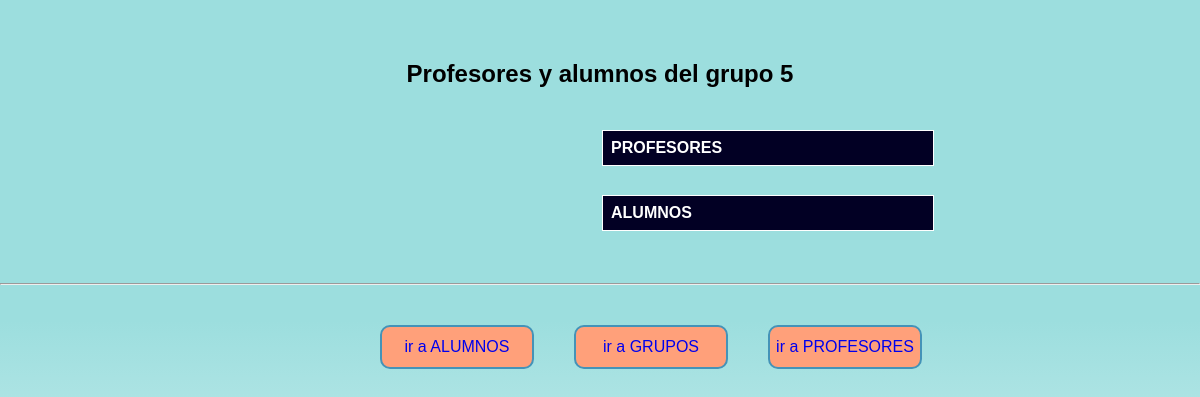
The app's page /murallas_reales/consulta_detalleGrupo.php?idgrupo=5, older data.
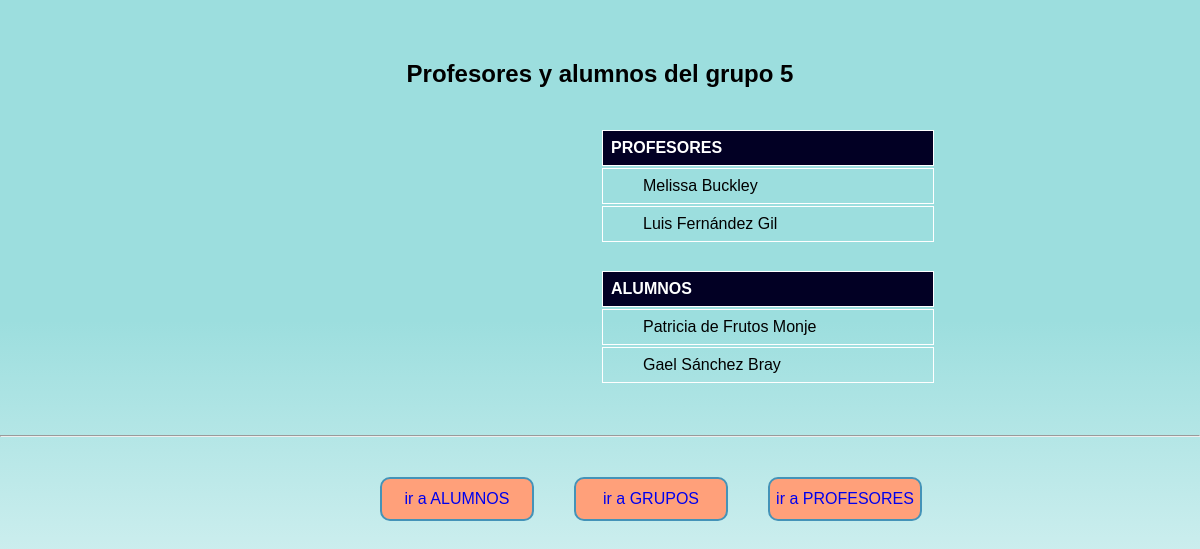
The same page, newer data.
### tables this page shows
CREATE TABLE `profesor` (
  `id_profesor` int(11) NOT NULL,
  `nombre` varchar(50) NOT NULL,
  `apellidos` varchar(100) NOT NULL,
  `telefono` varchar(12) DEFAULT NULL,
  `email` varchar(100) DEFAULT NULL
);

CREATE TABLE `alumno` (
  `id_alumno` int(11) NOT NULL,
  `id_grupo` int(11) NOT NULL,
  `nombre` varchar(50) NOT NULL,
  `apellidos` varchar(100) NOT NULL,
  `expediente` int(6) NOT NULL,
  `telefono` varchar(12) DEFAULT NULL,
  `email` varchar(100) DEFAULT NULL
);

### murallas_reales/consulta_detalleGrupo.php (the view, shortened to what this page needs)
<?php
include_once "./conectar.php";
$idgrupo = $_GET['idgrupo'];
$sqlProf = "SELECT nombre, apellidos FROM Profesor JOIN Tutoria WHERE Profesor.id_profesor=Tutoria.id_profesor AND id_grupo =$idgrupo order by apellidos";
$resultadoProf = $conexion->query($sqlProf);
echo "<h2>Profesores y alumnos del grupo ".$idgrupo."</h2>";
echo "<section style='display: block'>";
echo "<table class='detalle'>";
echo "<tr><th>PROFESORES</th></tr>";
if ($resultadoProf->num_rows > 0) {
    while ($row = $resultadoProf->fetch_assoc()) {
        echo "<tr>";
        echo "<td>".$row["nombre"]." ".$row["apellidos"].
        "</td>";
    }
}
echo "</table>";
echo "<div class='espacio'></div>";
$sql = "SELECT nombre, apellidos FROM Alumno WHERE id_grupo =$idgrupo order by apellidos";
$resultado = $conexion->query($sql);
echo "<table class='detalle'>";
echo "<tr><th>ALUMNOS</th></tr>";
if ($resultado->num_rows > 0) {
    while ($row = $resultado->fetch_assoc()) {
        echo "<td>".$row["nombre"]." ".$row["apellidos"].
        "</td>";
    }
}
echo "</table>";
echo "</section>";
?>
<hr>
<nav>
    <div><a href="./consulta_totalAlumnos.php">ir a ALUMNOS</a></div>
    <div><a href="./consulta_grupos.php">ir a GRUPOS</a></div>
    <div><a href="./consulta_profesores.php">ir a PROFESORES</a></div>
</nav>

Row changes from the older to the newer data that the page shows:
added profesor: nombre "Melissa", apellidos "Buckley"
now on this page (row edited): profesor: nombre "Luis", apellidos "Fernández Gil"
added alumno: nombre "Patricia", apellidos "de Frutos Monje"
now on this page (row edited): alumno: nombre "Gael", apellidos "Sánchez Bray"
